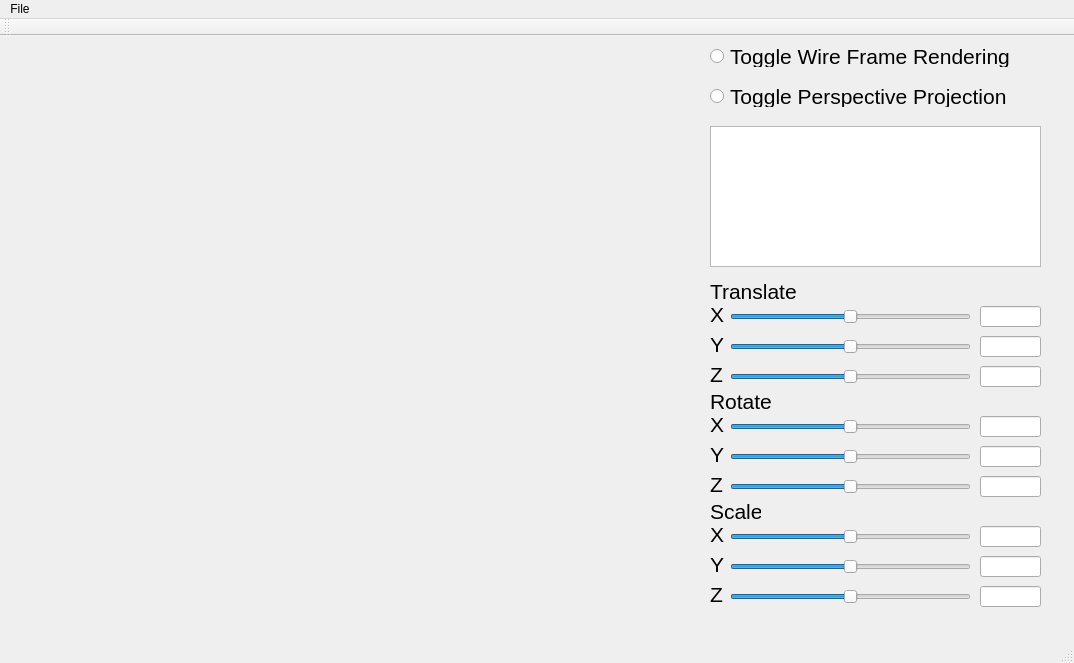
<?xml version="1.0" encoding="UTF-8"?>
<ui version="4.0">
 <class>MainWindow</class>
 <widget class="QMainWindow" name="MainWindow">
  <property name="geometry">
   <rect>
    <x>0</x>
    <y>0</y>
    <width>1074</width>
    <height>663</height>
   </rect>
  </property>
  <property name="windowTitle">
   <string>MainWindow</string>
  </property>
  <widget class="QWidget" name="centralWidget">
   <widget class="RenderWindowWidget" name="renderwindowwidget" native="true">
    <property name="geometry">
     <rect>
      <x>20</x>
      <y>30</y>
      <width>670</width>
      <height>540</height>
     </rect>
    </property>
   </widget>
   <widget class="QLabel" name="label_translate">
    <property name="geometry">
     <rect>
      <x>710</x>
      <y>240</y>
      <width>91</width>
      <height>31</height>
     </rect>
    </property>
    <property name="font">
     <font>
      <pointsize>16</pointsize>
     </font>
    </property>
    <property name="text">
     <string>Translate</string>
    </property>
   </widget>
   <widget class="QSlider" name="xTransSlider">
    <property name="geometry">
     <rect>
      <x>730</x>
      <y>270</y>
      <width>241</width>
      <height>22</height>
     </rect>
    </property>
    <property name="sizePolicy">
     <sizepolicy hsizetype="Expanding" vsizetype="Fixed">
      <horstretch>0</horstretch>
      <verstretch>0</verstretch>
     </sizepolicy>
    </property>
    <property name="minimumSize">
     <size>
      <width>241</width>
      <height>0</height>
     </size>
    </property>
    <property name="minimum">
     <number>-1000</number>
    </property>
    <property name="maximum">
     <number>1000</number>
    </property>
    <property name="value">
     <number>0</number>
    </property>
    <property name="orientation">
     <enum>Qt::Horizontal</enum>
    </property>
    <property name="tickPosition">
     <enum>QSlider::NoTicks</enum>
    </property>
    <property name="tickInterval">
     <number>10</number>
    </property>
   </widget>
   <widget class="QSlider" name="yTransSlider">
    <property name="geometry">
     <rect>
      <x>730</x>
      <y>300</y>
      <width>241</width>
      <height>22</height>
     </rect>
    </property>
    <property name="minimum">
     <number>-1000</number>
    </property>
    <property name="maximum">
     <number>1000</number>
    </property>
    <property name="value">
     <number>0</number>
    </property>
    <property name="orientation">
     <enum>Qt::Horizontal</enum>
    </property>
    <property name="tickPosition">
     <enum>QSlider::NoTicks</enum>
    </property>
    <property name="tickInterval">
     <number>10</number>
    </property>
   </widget>
   <widget class="QSlider" name="zTransSlider">
    <property name="geometry">
     <rect>
      <x>730</x>
      <y>330</y>
      <width>241</width>
      <height>22</height>
     </rect>
    </property>
    <property name="minimum">
     <number>-1000</number>
    </property>
    <property name="maximum">
     <number>1000</number>
    </property>
    <property name="orientation">
     <enum>Qt::Horizontal</enum>
    </property>
    <property name="tickPosition">
     <enum>QSlider::NoTicks</enum>
    </property>
    <property name="tickInterval">
     <number>10</number>
    </property>
   </widget>
   <widget class="QSlider" name="xRotSlider">
    <property name="geometry">
     <rect>
      <x>730</x>
      <y>380</y>
      <width>241</width>
      <height>22</height>
     </rect>
    </property>
    <property name="minimum">
     <number>-1000</number>
    </property>
    <property name="maximum">
     <number>1000</number>
    </property>
    <property name="singleStep">
     <number>1</number>
    </property>
    <property name="pageStep">
     <number>10</number>
    </property>
    <property name="orientation">
     <enum>Qt::Horizontal</enum>
    </property>
    <property name="tickPosition">
     <enum>QSlider::NoTicks</enum>
    </property>
    <property name="tickInterval">
     <number>10</number>
    </property>
   </widget>
   <widget class="QSlider" name="yRotSlider">
    <property name="geometry">
     <rect>
      <x>730</x>
      <y>410</y>
      <width>241</width>
      <height>22</height>
     </rect>
    </property>
    <property name="minimum">
     <number>-1000</number>
    </property>
    <property name="maximum">
     <number>1000</number>
    </property>
    <property name="singleStep">
     <number>1</number>
    </property>
    <property name="pageStep">
     <number>10</number>
    </property>
    <property name="orientation">
     <enum>Qt::Horizontal</enum>
    </property>
    <property name="tickPosition">
     <enum>QSlider::NoTicks</enum>
    </property>
    <property name="tickInterval">
     <number>10</number>
    </property>
   </widget>
   <widget class="QSlider" name="zRotSlider">
    <property name="geometry">
     <rect>
      <x>730</x>
      <y>440</y>
      <width>241</width>
      <height>22</height>
     </rect>
    </property>
    <property name="minimum">
     <number>-1000</number>
    </property>
    <property name="maximum">
     <number>1000</number>
    </property>
    <property name="singleStep">
     <number>1</number>
    </property>
    <property name="pageStep">
     <number>10</number>
    </property>
    <property name="value">
     <number>0</number>
    </property>
    <property name="orientation">
     <enum>Qt::Horizontal</enum>
    </property>
    <property name="tickPosition">
     <enum>QSlider::NoTicks</enum>
    </property>
    <property name="tickInterval">
     <number>10</number>
    </property>
   </widget>
   <widget class="QSlider" name="xScaleSlider">
    <property name="geometry">
     <rect>
      <x>730</x>
      <y>490</y>
      <width>241</width>
      <height>22</height>
     </rect>
    </property>
    <property name="minimum">
     <number>-1000</number>
    </property>
    <property name="maximum">
     <number>1000</number>
    </property>
    <property name="value">
     <number>0</number>
    </property>
    <property name="orientation">
     <enum>Qt::Horizontal</enum>
    </property>
    <property name="tickPosition">
     <enum>QSlider::NoTicks</enum>
    </property>
    <property name="tickInterval">
     <number>10</number>
    </property>
   </widget>
   <widget class="QSlider" name="yScaleSlider">
    <property name="geometry">
     <rect>
      <x>730</x>
      <y>520</y>
      <width>241</width>
      <height>22</height>
     </rect>
    </property>
    <property name="minimum">
     <number>-1000</number>
    </property>
    <property name="maximum">
     <number>1000</number>
    </property>
    <property name="value">
     <number>0</number>
    </property>
    <property name="orientation">
     <enum>Qt::Horizontal</enum>
    </property>
    <property name="tickPosition">
     <enum>QSlider::NoTicks</enum>
    </property>
    <property name="tickInterval">
     <number>10</number>
    </property>
   </widget>
   <widget class="QLabel" name="xTransLabel">
    <property name="geometry">
     <rect>
      <x>710</x>
      <y>270</y>
      <width>21</width>
      <height>16</height>
     </rect>
    </property>
    <property name="font">
     <font>
      <pointsize>16</pointsize>
     </font>
    </property>
    <property name="text">
     <string>X</string>
    </property>
   </widget>
   <widget class="QLabel" name="yTransLabel">
    <property name="geometry">
     <rect>
      <x>710</x>
      <y>300</y>
      <width>21</width>
      <height>16</height>
     </rect>
    </property>
    <property name="font">
     <font>
      <pointsize>16</pointsize>
     </font>
    </property>
    <property name="text">
     <string>Y</string>
    </property>
   </widget>
   <widget class="QLabel" name="zTransLabel">
    <property name="geometry">
     <rect>
      <x>710</x>
      <y>330</y>
      <width>21</width>
      <height>16</height>
     </rect>
    </property>
    <property name="font">
     <font>
      <pointsize>16</pointsize>
     </font>
    </property>
    <property name="text">
     <string>Z</string>
    </property>
   </widget>
   <widget class="QSlider" name="zScaleSlider">
    <property name="geometry">
     <rect>
      <x>730</x>
      <y>550</y>
      <width>241</width>
      <height>22</height>
     </rect>
    </property>
    <property name="minimum">
     <number>-1000</number>
    </property>
    <property name="maximum">
     <number>1000</number>
    </property>
    <property name="orientation">
     <enum>Qt::Horizontal</enum>
    </property>
    <property name="tickPosition">
     <enum>QSlider::NoTicks</enum>
    </property>
    <property name="tickInterval">
     <number>10</number>
    </property>
   </widget>
   <widget class="QLabel" name="label_rotate">
    <property name="geometry">
     <rect>
      <x>710</x>
      <y>350</y>
      <width>71</width>
      <height>31</height>
     </rect>
    </property>
    <property name="font">
     <font>
      <pointsize>16</pointsize>
     </font>
    </property>
    <property name="text">
     <string>Rotate</string>
    </property>
   </widget>
   <widget class="QLabel" name="label_scale">
    <property name="geometry">
     <rect>
      <x>710</x>
      <y>460</y>
      <width>51</width>
      <height>31</height>
     </rect>
    </property>
    <property name="font">
     <font>
      <pointsize>16</pointsize>
     </font>
    </property>
    <property name="text">
     <string>Scale</string>
    </property>
   </widget>
   <widget class="QLabel" name="zRotLabel">
    <property name="geometry">
     <rect>
      <x>710</x>
      <y>440</y>
      <width>21</width>
      <height>16</height>
     </rect>
    </property>
    <property name="font">
     <font>
      <pointsize>16</pointsize>
     </font>
    </property>
    <property name="text">
     <string>Z</string>
    </property>
   </widget>
   <widget class="QLabel" name="xRotLabel">
    <property name="geometry">
     <rect>
      <x>710</x>
      <y>380</y>
      <width>21</width>
      <height>16</height>
     </rect>
    </property>
    <property name="font">
     <font>
      <pointsize>16</pointsize>
     </font>
    </property>
    <property name="text">
     <string>X</string>
    </property>
   </widget>
   <widget class="QLabel" name="yRotLabel">
    <property name="geometry">
     <rect>
      <x>710</x>
      <y>410</y>
      <width>21</width>
      <height>16</height>
     </rect>
    </property>
    <property name="font">
     <font>
      <pointsize>16</pointsize>
     </font>
    </property>
    <property name="text">
     <string>Y</string>
    </property>
   </widget>
   <widget class="QLabel" name="zScaleLabel">
    <property name="geometry">
     <rect>
      <x>710</x>
      <y>550</y>
      <width>21</width>
      <height>16</height>
     </rect>
    </property>
    <property name="font">
     <font>
      <pointsize>16</pointsize>
     </font>
    </property>
    <property name="text">
     <string>Z</string>
    </property>
   </widget>
   <widget class="QLabel" name="xScaleLabel">
    <property name="geometry">
     <rect>
      <x>710</x>
      <y>490</y>
      <width>21</width>
      <height>16</height>
     </rect>
    </property>
    <property name="font">
     <font>
      <pointsize>16</pointsize>
     </font>
    </property>
    <property name="text">
     <string>X</string>
    </property>
   </widget>
   <widget class="QLabel" name="yScaleLabel">
    <property name="geometry">
     <rect>
      <x>710</x>
      <y>520</y>
      <width>21</width>
      <height>16</height>
     </rect>
    </property>
    <property name="font">
     <font>
      <pointsize>16</pointsize>
     </font>
    </property>
    <property name="text">
     <string>Y</string>
    </property>
   </widget>
   <widget class="QListWidget" name="listWidget">
    <property name="geometry">
     <rect>
      <x>710</x>
      <y>90</y>
      <width>331</width>
      <height>141</height>
     </rect>
    </property>
    <property name="frameShadow">
     <enum>QFrame::Sunken</enum>
    </property>
    <property name="lineWidth">
     <number>1</number>
    </property>
   </widget>
   <widget class="QRadioButton" name="wireFrameButton">
    <property name="geometry">
     <rect>
      <x>710</x>
      <y>10</y>
      <width>341</width>
      <height>21</height>
     </rect>
    </property>
    <property name="font">
     <font>
      <pointsize>16</pointsize>
     </font>
    </property>
    <property name="text">
     <string>Toggle Wire Frame Rendering</string>
    </property>
    <property name="checkable">
     <bool>true</bool>
    </property>
    <property name="autoExclusive">
     <bool>false</bool>
    </property>
   </widget>
   <widget class="QRadioButton" name="projectionButton">
    <property name="geometry">
     <rect>
      <x>710</x>
      <y>50</y>
      <width>341</width>
      <height>21</height>
     </rect>
    </property>
    <property name="font">
     <font>
      <pointsize>16</pointsize>
     </font>
    </property>
    <property name="text">
     <string>Toggle Perspective Projection</string>
    </property>
   </widget>
   <widget class="QLineEdit" name="xTransLineEdit">
    <property name="geometry">
     <rect>
      <x>980</x>
      <y>270</y>
      <width>61</width>
      <height>21</height>
     </rect>
    </property>
    <property name="alignment">
     <set>Qt::AlignCenter</set>
    </property>
   </widget>
   <widget class="QLineEdit" name="yTransLineEdit">
    <property name="geometry">
     <rect>
      <x>980</x>
      <y>300</y>
      <width>61</width>
      <height>21</height>
     </rect>
    </property>
    <property name="alignment">
     <set>Qt::AlignCenter</set>
    </property>
   </widget>
   <widget class="QLineEdit" name="zTransLineEdit">
    <property name="geometry">
     <rect>
      <x>980</x>
      <y>330</y>
      <width>61</width>
      <height>21</height>
     </rect>
    </property>
    <property name="alignment">
     <set>Qt::AlignCenter</set>
    </property>
   </widget>
   <widget class="QLineEdit" name="xRotLineEdit">
    <property name="geometry">
     <rect>
      <x>980</x>
      <y>380</y>
      <width>61</width>
      <height>21</height>
     </rect>
    </property>
    <property name="alignment">
     <set>Qt::AlignCenter</set>
    </property>
   </widget>
   <widget class="QLineEdit" name="yRotLineEdit">
    <property name="geometry">
     <rect>
      <x>980</x>
      <y>410</y>
      <width>61</width>
      <height>21</height>
     </rect>
    </property>
    <property name="alignment">
     <set>Qt::AlignCenter</set>
    </property>
   </widget>
   <widget class="QLineEdit" name="zRotLineEdit">
    <property name="geometry">
     <rect>
      <x>980</x>
      <y>440</y>
      <width>61</width>
      <height>21</height>
     </rect>
    </property>
    <property name="alignment">
     <set>Qt::AlignCenter</set>
    </property>
   </widget>
   <widget class="QLineEdit" name="xScaleLineEdit">
    <property name="geometry">
     <rect>
      <x>980</x>
      <y>490</y>
      <width>61</width>
      <height>21</height>
     </rect>
    </property>
    <property name="alignment">
     <set>Qt::AlignCenter</set>
    </property>
   </widget>
   <widget class="QLineEdit" name="yScaleLineEdit">
    <property name="geometry">
     <rect>
      <x>980</x>
      <y>520</y>
      <width>61</width>
      <height>21</height>
     </rect>
    </property>
    <property name="alignment">
     <set>Qt::AlignCenter</set>
    </property>
   </widget>
   <widget class="QLineEdit" name="zScaleLineEdit">
    <property name="geometry">
     <rect>
      <x>980</x>
      <y>550</y>
      <width>61</width>
      <height>21</height>
     </rect>
    </property>
    <property name="alignment">
     <set>Qt::AlignCenter</set>
    </property>
   </widget>
  </widget>
  <widget class="QStatusBar" name="statusBar"/>
  <widget class="QMenuBar" name="menuBar">
   <property name="geometry">
    <rect>
     <x>0</x>
     <y>0</y>
     <width>1074</width>
     <height>22</height>
    </rect>
   </property>
   <widget class="QMenu" name="menuFile">
    <property name="title">
     <string>File</string>
    </property>
    <addaction name="actionOpen"/>
    <addaction name="actionSave"/>
   </widget>
   <addaction name="menuFile"/>
  </widget>
  <widget class="QToolBar" name="mainToolBar">
   <attribute name="toolBarArea">
    <enum>TopToolBarArea</enum>
   </attribute>
   <attribute name="toolBarBreak">
    <bool>false</bool>
   </attribute>
  </widget>
  <action name="actionOpen">
   <property name="text">
    <string>Open</string>
   </property>
  </action>
  <action name="actionSave">
   <property name="text">
    <string>Save</string>
   </property>
  </action>
 </widget>
 <layoutdefault spacing="6" margin="11"/>
 <customwidgets>
  <customwidget>
   <class>RenderWindowWidget</class>
   <extends>QWidget</extends>
   <header>renderwindow.h</header>
   <container>1</container>
  </customwidget>
 </customwidgets>
 <resources/>
 <connections/>
</ui>
